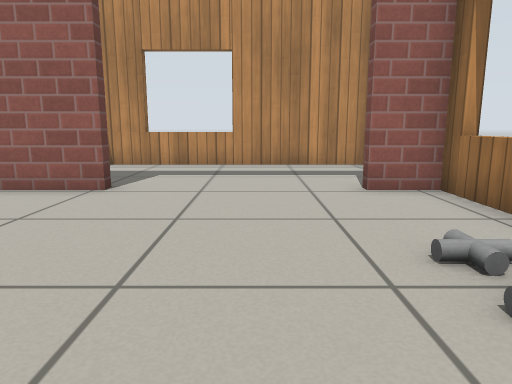
View 1 (above)

19 first-person views from a walk through a Gazebo world. The camera is 0.57 m above the floor, tilts 10° down and sees 70° across. The floor is counted in squares, 0.5 m on a side. Each view is taken from the middle of a square. On the plan, view 1 faces up. The plan holds only what a view shows up to about 14 squares ahead; the rest is blank. The robots in the file are not drawn. Gazebo's built-in surfaces are drawn with simple patterns. Some stock models are drawn as simple stand-ins.

View 2
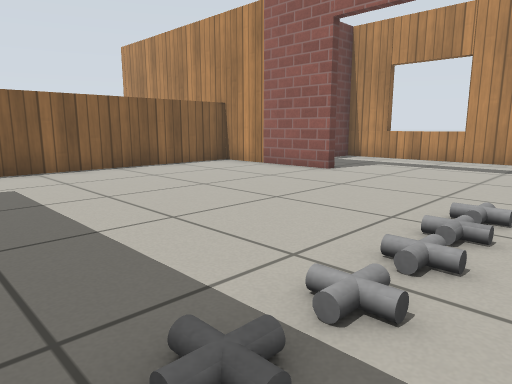

View 3
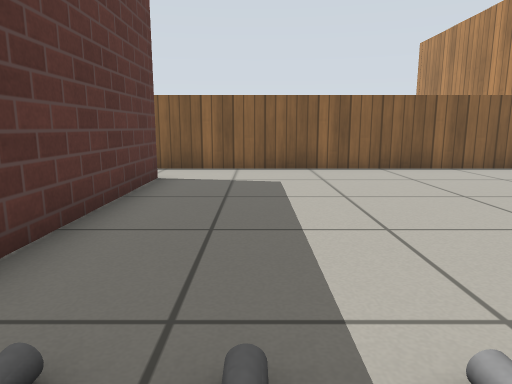

View 4
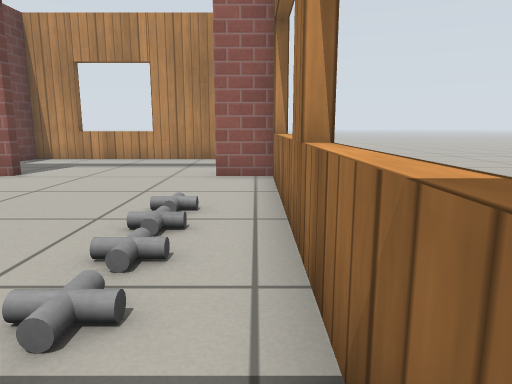

View 5
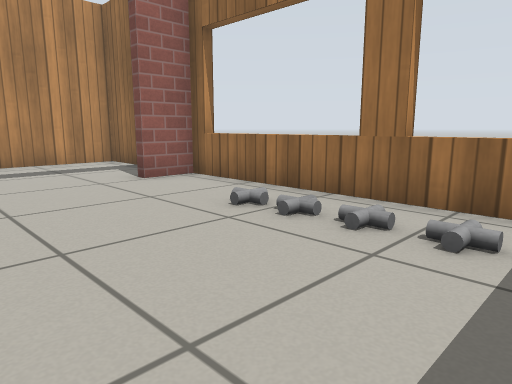

View 6
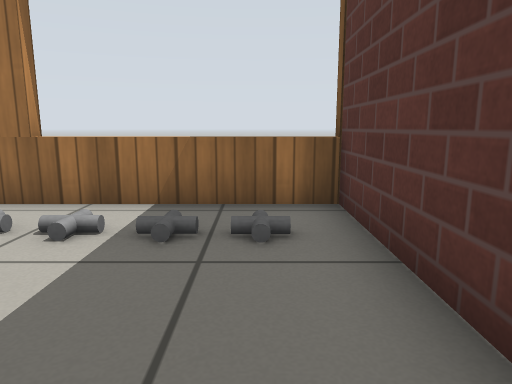

View 7
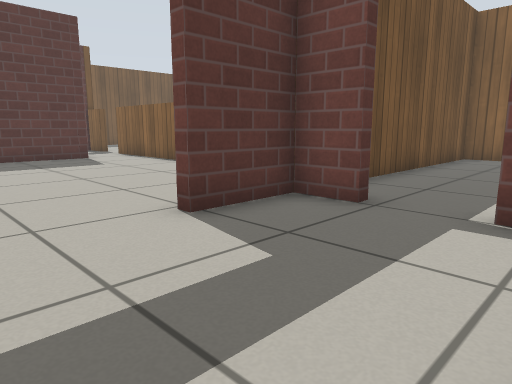

View 8
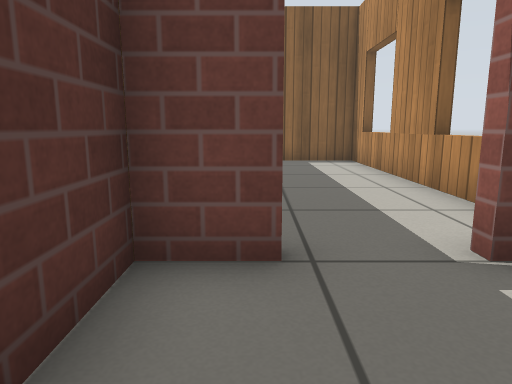

View 9
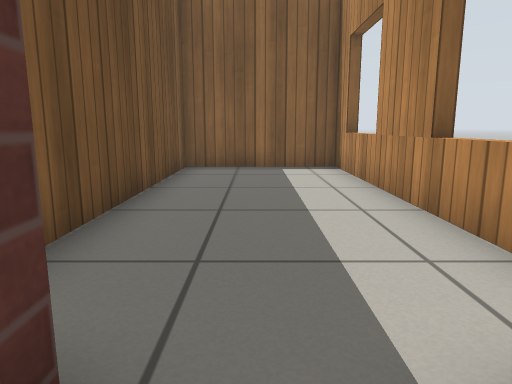

View 10
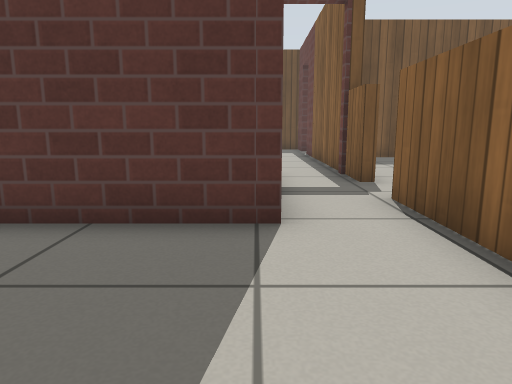

View 11
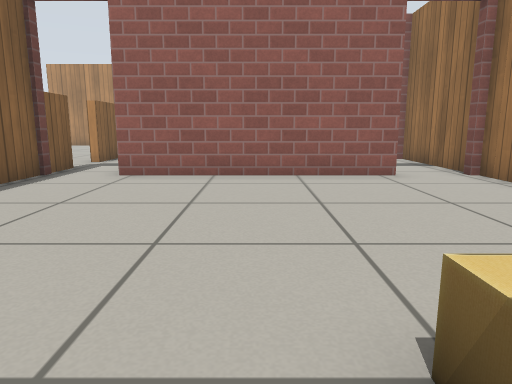

View 12
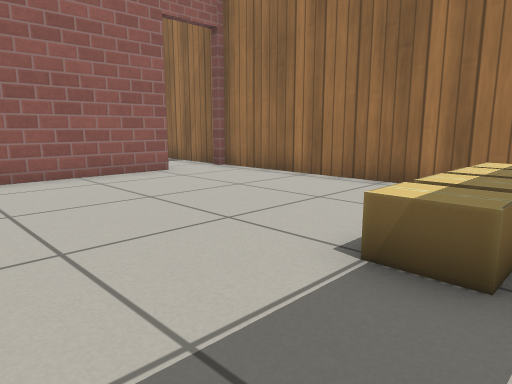

View 13
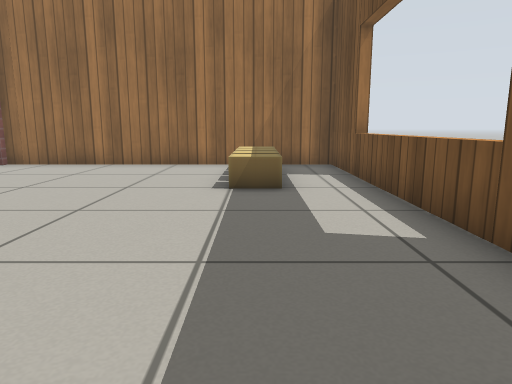

View 14
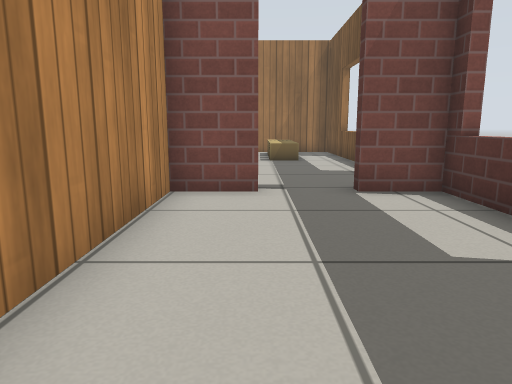

View 15
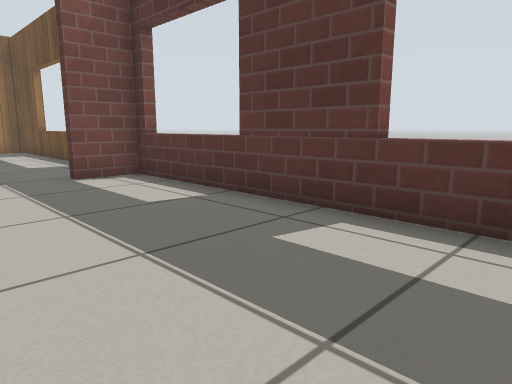

View 16
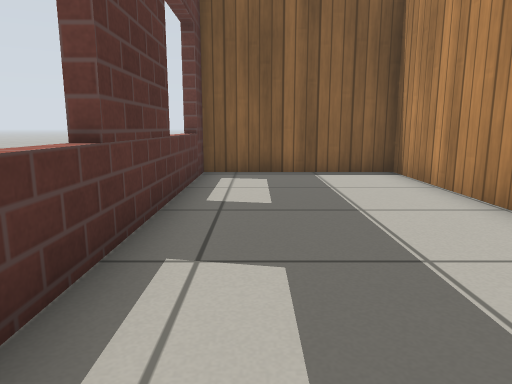

View 17
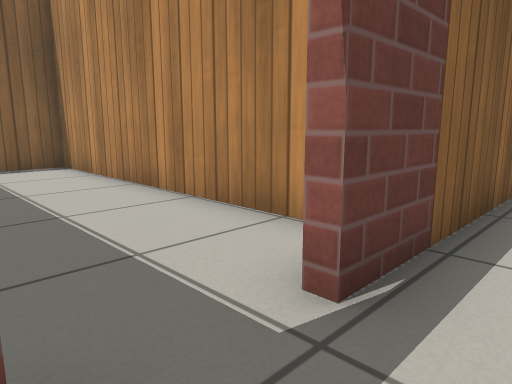

View 18
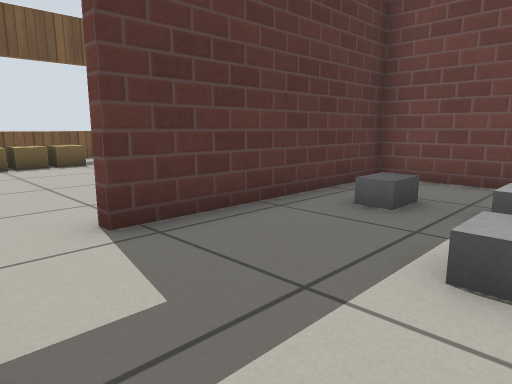

View 19
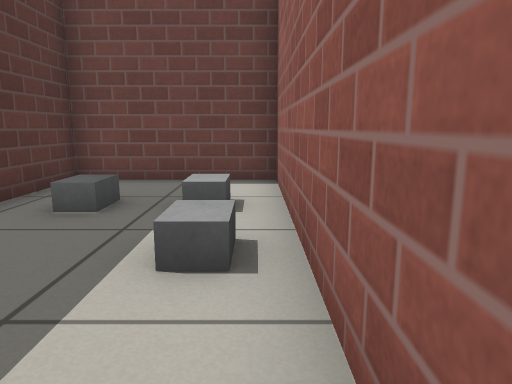

### Floor plan
Points are (right, up) in squares from view 1. A wall is a line through its corners. A room is listed if a view was taken in it or the views show most of it. See-through windows are left out.
Room 1 (views 1, 2, 3, 4, 5, 6, 7, 8, 9, 10)
walls: (-2.7, 6.6) (-7.2, 6.6); (-5, 8.2) (-5, 7) (-2.7, 7); (-7.2, 7) (-7.2, -4.9); (3.4, 9.5) (3.4, 11.4) (-5, 11.4) (-5, 10) (-5.4, 10); (3.4, -2.5) (3.4, 6.6) (2, 6.6); (-3.4, 11.8) (-3.4, 11.3); (-5.4, -3.2) (3.5, -3.2)
ways out: opening at (-5, 9.5) to room 5; opening at (-6, -3.5)
objects: other object (2, -2); other object (2, -1); other object (2, 0); other object (2, 1); other object (2, 2); other object (2, 3)
Room 2 (views 11, 12, 17)
walls: (1.4, -8.3) (-5.4, -8.3); (-4.9, -18.4) (3.4, -18.4) (3.4, -8.5); (-7.5, -16.8) (-7.1, -16.8); (-7.2, -8.6) (-7.2, -15.1)
ways out: opening at (-7, -16) to room 3; opening at (2.5, -8) to room 4; opening at (-6, -9)
objects: cardboard box (-1, -16) to (0, -16); cardboard box (1, -16); cardboard box (2, -16)
Room 3 (views 13, 14, 15, 16)
walls: (-7.5, -15.1) (-7.5, -13.4) (-17.4, -13.4) (-17.4, -17.5); (-16.4, -18.4) (-8.5, -18.4); (-7.5, -18.4) (-7.5, -16.8)
ways out: opening at (-7, -16) to room 2
objects: brick box (-8, -18)
Room 4 (views 18, 19)
walls: (3.4, -8.5) (3.4, -3.5) (-5, -3.5) (-5, -7.9) (1.4, -7.9)
ways out: opening at (2.5, -8) to room 2
objects: grey box (-3, -5) to (-2, -5); grey box (-2, -7) to (-2, -6); grey box (0, -5) to (0, -4); brick box (3, -8)
Room 5 (no view inside)
walls: (-9, 11.8) (-9, 11.3); (-7.3, 11.4) (-14.7, 11.4) (-14.7, 7) (-7.2, 7); (-13.6, 11.8) (-13.6, 11.3)
ways out: opening at (-5, 9.5) to room 1

Positions as (right, up) in squares from view 1, and headings:
1: (0, 0), facing up
2: (3, -2), facing up-left
3: (3, -1), facing left
4: (3, -2), facing up
5: (-2, -1), facing up-right
6: (-2, -2), facing right
7: (0, 11), facing down-left
8: (-2, 8), facing left
9: (-4, 9), facing left
10: (-5, 1), facing down
11: (-2, -17), facing up
12: (-4, -17), facing up-right
13: (-8, -16), facing right
14: (-14, -15), facing right
15: (-16, -14), facing down-right
16: (-8, -17), facing left
17: (-6, -17), facing up-left
18: (3, -4), facing down-left
19: (3, -4), facing left
